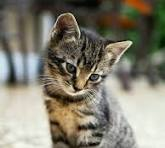
#> input picture image.jpeg, 165 x 148 px
$ jupyter execute 14.ipynb
#> lines starting #> are read from the running program, lines starting #| are printed output that depends on the picture
[cell 1]
import cv2
import matplotlib.pyplot as plt
import numpy as np

[cell 2]
# Read image in grayscale
image = cv2.imread("image.jpeg", cv2.IMREAD_GRAYSCALE)
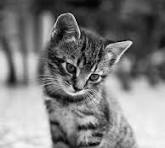
#> image: shape (148, 165); min 0, max 252, mean 126.1
height, width = image.shape
#> height = 148; width = 165

[cell 3]
# Create output images
laplacian = np.zeros_like(image)
sobel_x = np.zeros_like(image)
sobel_y = np.zeros_like(image)
gradient = np.zeros_like(image)

[cell 4]
# =================================
# Laplacian Mask
# =================================

lap_mask = np.array([
    [0,  1, 0],
    [1, -4, 1],
    [0,  1, 0]
])

[cell 5]
# =================================
# Sobel Gradient Masks
# =================================

sobel_x_mask = np.array([
    [-1, 0, 1],
    [-2, 0, 2],
    [-1, 0, 1]
])

sobel_y_mask = np.array([
    [-1, -2, -1],
    [ 0,  0,  0],
    [ 1,  2,  1]
])

[cell 6]
# =================================
# Apply Masks
# =================================

for i in range(1, height - 1):
    for j in range(1, width - 1):

        # 3x3 neighborhood
        region = image[i-1:i+2, j-1:j+2]

        # Laplacian
        lap_value = np.sum(region * lap_mask)
        laplacian[i, j] = np.clip(abs(lap_value), 0, 255)

        # Sobel X
        x_value = np.sum(region * sobel_x_mask)
        sobel_x[i, j] = np.clip(abs(x_value), 0, 255)

        # Sobel Y
        y_value = np.sum(region * sobel_y_mask)
        sobel_y[i, j] = np.clip(abs(y_value), 0, 255)

        # Gradient
        gradient_value = abs(x_value) + abs(y_value)
        gradient[i, j] = np.clip(gradient_value, 0, 255)
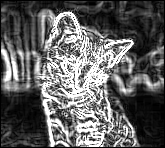
#> gradient: shape (148, 165); min 0, max 255, mean 96.2
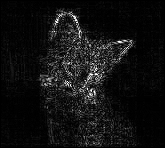
#> laplacian: shape (148, 165); min 0, max 255, mean 17.1
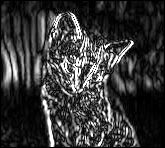
#> sobel_x: shape (148, 165); min 0, max 255, mean 55.3
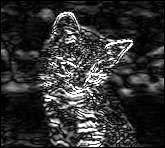
#> sobel_y: shape (148, 165); min 0, max 255, mean 49.8

[cell 7]
# =================================
# Laplacian Sharpened Image
# =================================

sharpened = image.astype(int) - laplacian.astype(int)
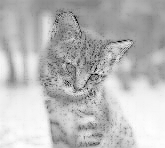
#> sharpened: shape (148, 165) int64; min -255, max 244, mean 109; drawn with min black and max white
sharpened = np.clip(sharpened, 0, 255).astype(np.uint8)
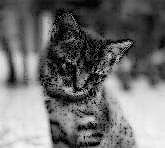
#> sharpened: shape (148, 165); min 0, max 244, mean 111.3

[cell 8]
# =================================
# Display Results
# =================================

plt.figure(figsize=(12, 8))

plt.subplot(2, 3, 1)
plt.imshow(image, cmap="gray")
plt.title("Original Image")
plt.axis("off")

plt.subplot(2, 3, 2)
plt.imshow(laplacian, cmap="gray")
plt.title("Laplacian")
plt.axis("off")

plt.subplot(2, 3, 3)
plt.imshow(sharpened, cmap="gray")
plt.title("Laplacian Sharpened")
plt.axis("off")

plt.subplot(2, 3, 4)
plt.imshow(sobel_x, cmap="gray")
plt.title("Gradient X")
plt.axis("off")

plt.subplot(2, 3, 5)
plt.imshow(sobel_y, cmap="gray")
plt.title("Gradient Y")
plt.axis("off")

plt.subplot(2, 3, 6)
plt.imshow(gradient, cmap="gray")
plt.title("Gradient")
plt.axis("off")

plt.tight_layout()
plt.show()
